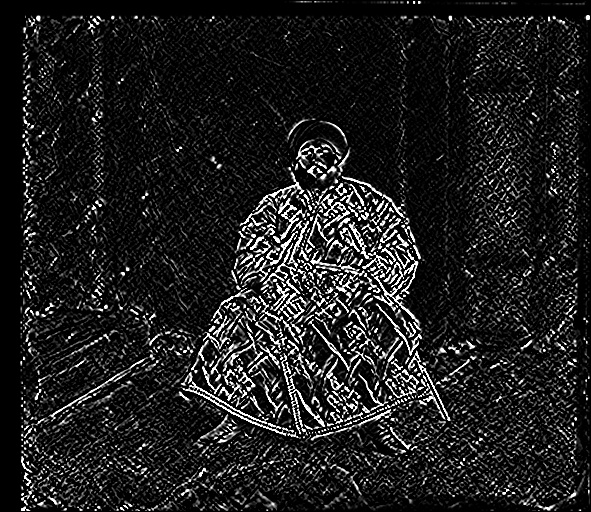
#> input picture data/rgb_align/sobel1.jpg, 591 x 512 px, found by its file name
$ python shrink.py
#> lines starting #> are read from the running program, lines starting #| are printed output that depends on the picture
import cv2


def shrink(image, factor):
#> called with factor = 2
    h, w = image.shape[:2]
#> h = 512; w = 591
    return cv2.resize(image, (w // factor, h // factor), interpolation=cv2.INTER_AREA)
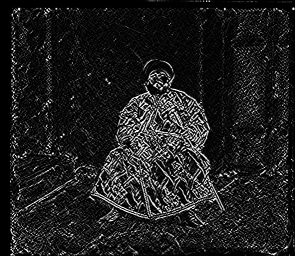
#> returned value: shape (256, 295, 3); min 0, max 255, mean 31.3


cv2.imwrite(
    "data/rgb_align/sobel01.jpg", shrink(cv2.imread("data/rgb_align/sobel1.jpg"), 2)
)

$ run again, with data/rgb_align/sobel2.jpg copied over data/rgb_align/sobel1.jpg
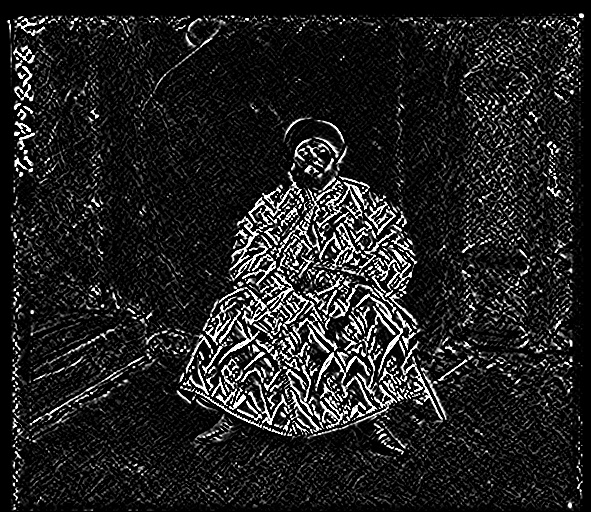
#> input picture data/rgb_align/sobel2.jpg, 591 x 512 px, found by its file name
#> h = 512; w = 591
#> in shrink, `return cv2.resize(image, (w // factor, h // factor), interpolation=cv2..`:
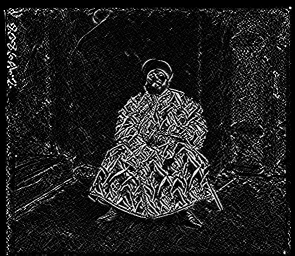
#> returned value: shape (256, 295, 3); min 0, max 255, mean 33.2

$ run again, with data/rgb_align/sobel3.jpg copied over data/rgb_align/sobel1.jpg
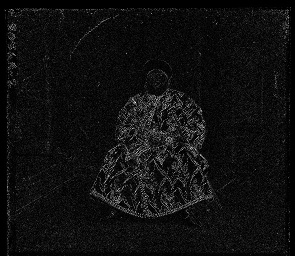
#> input picture data/rgb_align/sobel3.jpg, 295 x 256 px, found by its file name
#> h = 256; w = 295
#> in shrink, `return cv2.resize(image, (w // factor, h // factor), interpolation=cv2..`:
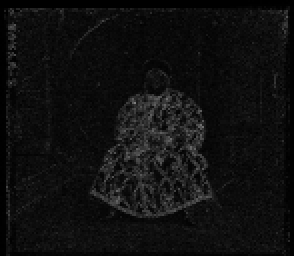
#> returned value: shape (128, 147, 3) (shown 2 times larger); min 0, max 127, mean 15.7
